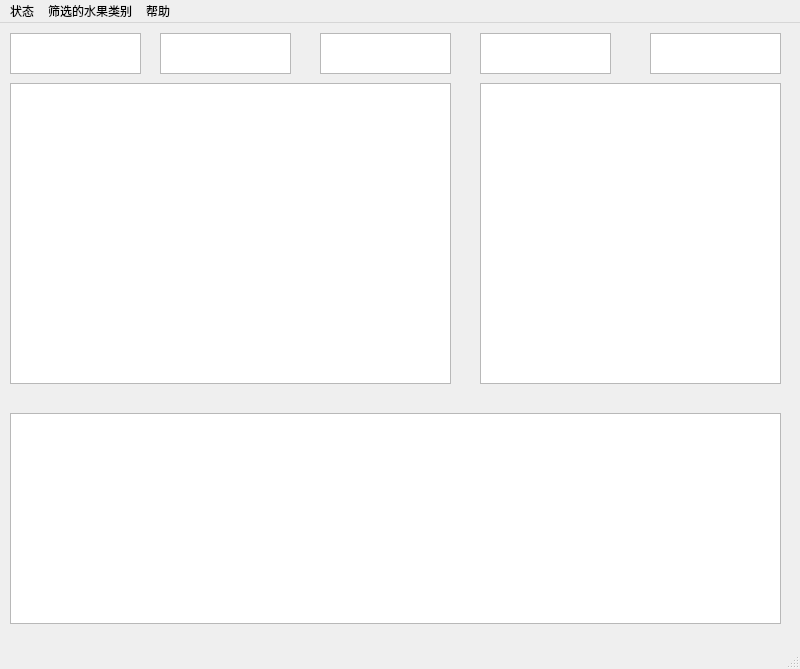
<?xml version="1.0" encoding="UTF-8"?>
<ui version="4.0">
 <class>MainWindow</class>
 <widget class="QMainWindow" name="MainWindow">
  <property name="geometry">
   <rect>
    <x>0</x>
    <y>0</y>
    <width>800</width>
    <height>669</height>
   </rect>
  </property>
  <property name="windowTitle">
   <string>MainWindow</string>
  </property>
  <widget class="QWidget" name="centralwidget">
   <widget class="QTextBrowser" name="fruitLog">
    <property name="geometry">
     <rect>
      <x>10</x>
      <y>390</y>
      <width>771</width>
      <height>211</height>
     </rect>
    </property>
   </widget>
   <widget class="QGraphicsView" name="fruitPic">
    <property name="geometry">
     <rect>
      <x>480</x>
      <y>60</y>
      <width>301</width>
      <height>301</height>
     </rect>
    </property>
   </widget>
   <widget class="QTextBrowser" name="fruitInfo">
    <property name="geometry">
     <rect>
      <x>10</x>
      <y>60</y>
      <width>441</width>
      <height>301</height>
     </rect>
    </property>
   </widget>
   <widget class="QTextBrowser" name="count0">
    <property name="geometry">
     <rect>
      <x>10</x>
      <y>10</y>
      <width>131</width>
      <height>41</height>
     </rect>
    </property>
    <property name="font">
     <font>
      <weight>50</weight>
      <bold>false</bold>
     </font>
    </property>
    <property name="layoutDirection">
     <enum>Qt::LeftToRight</enum>
    </property>
    <property name="autoFillBackground">
     <bool>false</bool>
    </property>
   </widget>
   <widget class="QTextBrowser" name="count1">
    <property name="geometry">
     <rect>
      <x>160</x>
      <y>10</y>
      <width>131</width>
      <height>41</height>
     </rect>
    </property>
   </widget>
   <widget class="QTextBrowser" name="count2">
    <property name="geometry">
     <rect>
      <x>480</x>
      <y>10</y>
      <width>131</width>
      <height>41</height>
     </rect>
    </property>
   </widget>
   <widget class="QTextBrowser" name="count3">
    <property name="geometry">
     <rect>
      <x>320</x>
      <y>10</y>
      <width>131</width>
      <height>41</height>
     </rect>
    </property>
   </widget>
   <widget class="QTextBrowser" name="count4">
    <property name="geometry">
     <rect>
      <x>650</x>
      <y>10</y>
      <width>131</width>
      <height>41</height>
     </rect>
    </property>
   </widget>
  </widget>
  <widget class="QMenuBar" name="menubar">
   <property name="geometry">
    <rect>
     <x>0</x>
     <y>0</y>
     <width>800</width>
     <height>26</height>
    </rect>
   </property>
   <widget class="QMenu" name="fruitKind">
    <property name="title">
     <string>筛选的水果类别</string>
    </property>
    <addaction name="actionApple"/>
    <addaction name="actionBanana"/>
    <addaction name="actionOrange"/>
    <addaction name="actionMonago"/>
    <addaction name="actionPineApple"/>
   </widget>
   <widget class="QMenu" name="fruitStatus">
    <property name="title">
     <string>状态</string>
    </property>
    <addaction name="actionStart"/>
    <addaction name="actionEnd"/>
    <addaction name="actionStep"/>
   </widget>
   <widget class="QMenu" name="help">
    <property name="title">
     <string>帮助</string>
    </property>
    <addaction name="about"/>
    <addaction name="running"/>
   </widget>
   <addaction name="fruitStatus"/>
   <addaction name="fruitKind"/>
   <addaction name="help"/>
  </widget>
  <widget class="QStatusBar" name="statusbar"/>
  <action name="actionApple">
   <property name="text">
    <string>Apple</string>
   </property>
  </action>
  <action name="actionBanana">
   <property name="text">
    <string>Banana</string>
   </property>
  </action>
  <action name="actionOrange">
   <property name="text">
    <string>Orange</string>
   </property>
  </action>
  <action name="actionPineApple">
   <property name="text">
    <string>PineApple</string>
   </property>
  </action>
  <action name="actionMonago">
   <property name="text">
    <string>Mongo</string>
   </property>
  </action>
  <action name="actionStart">
   <property name="text">
    <string>Start</string>
   </property>
  </action>
  <action name="actionEnd">
   <property name="text">
    <string>End</string>
   </property>
  </action>
  <action name="actionStep">
   <property name="text">
    <string>Step</string>
   </property>
  </action>
  <action name="infome">
   <property name="text">
    <string>info</string>
   </property>
  </action>
  <action name="about">
   <property name="text">
    <string>关于</string>
   </property>
  </action>
  <action name="running">
   <property name="text">
    <string>使用说明</string>
   </property>
  </action>
 </widget>
 <resources/>
 <connections/>
</ui>
